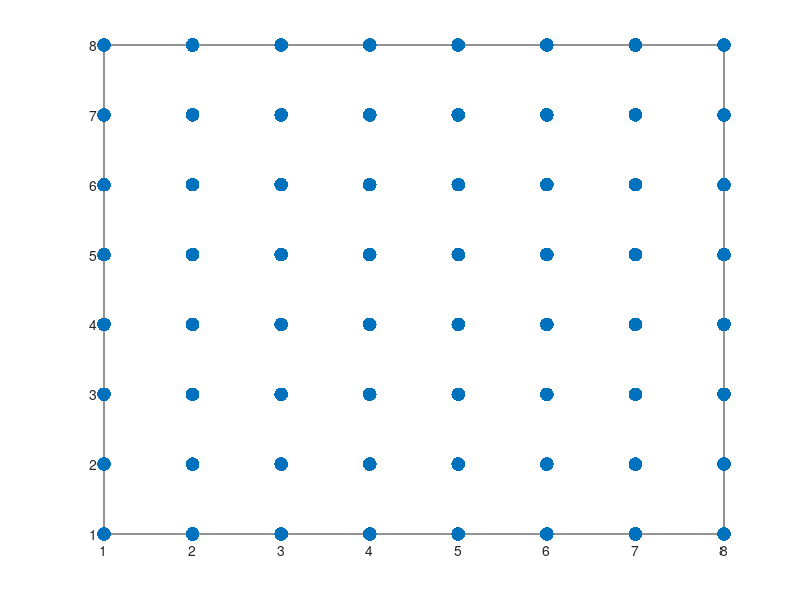

MATLAB code for this plot: (Note: this script raises an error after producing the figure.)
%% N particle, 2D verlet with lennard-jones potential
close all
clear;
NumParticles = 64;
Nx = 8;
Ny = 8;
Nsteps = 1000;
tf = 10; t0 = 0;
r0 = 2; %radius where the lennard jones potential is 0
h = (tf-t0)/Nsteps;
eps = 1e-10;
nFrames = Nsteps/10;
mov(1:nFrames) = struct('cdata', [],...
                        'colormap', []);

%% Force Definition
% Fljx = @(rjk, xj, xk,r0) 1*(12*(r0/rjk)^13 - 6*(r0/rjk)^7)*(xj-xk)/rjk
% Fljy = @(rjk, yj, yk,r0) 1*(12*(r0/rjk)^13 - 6*(r0/rjk)^7)*(yj-yk)/rjk
% %% ====================
%% Plot of the potential


xVec = zeros(1,NumParticles); %% we'll update the positions without storing them
yVec = zeros(1, NumParticles);
counter = 1;
xTrack = zeros(NumParticles,Nsteps); yTrack = zeros(6,Nsteps);
Autocorr = zeros(NumParticles,Nsteps);
for i = 1:8
   
    for j = 1:8
       yVec(counter) = i;
       xVec(counter) = j; 
       
       xTrack(counter,1) = i;
       yTrack(counter,1) = j;
      
       counter = counter+1;
    end
    
end
xinit = xVec; yinit = yVec;
% vxVec = randi([-10 10], NumParticles,1);
% vyVec = randi([-1 1], NumParticles,1);
vxVec = randn(NumParticles,1);
vyVec = randn(NumParticles,1);

%% calculate temperature using rootmean square

vxinit = vxVec; vyinit = vyVec;
figure;
plot(xVec, yVec, '.', 'markersize', 30)
figure;

%% full data structure
x_t = zeros(NumParticles, Nsteps);

%% Simulation Begins
for i = 1:Nsteps-1
    Ax1 = zeros(NumParticles,1);
    Ay1 = zeros(NumParticles,2);
    for j = 1:NumParticles 
       %% first half of the integration step (done for all particles)
       xj = xVec(j); yj = yVec(j);
       
       [ajx, ajy] = interparticleLJForce(xj, yj, xVec, yVec, NumParticles, eps, r0);
       Ax1(j) = ajx; Ay1(j) = ajy;
    end
    xold = xVec; yold = yVec;
    dr = zeros(NumParticles,2);
    track = 1;
    for j = 1:NumParticles
       xVec(j) = xVec(j) + vxVec(j)*h + 1/2*Ax1(j)*h^2;
       yVec(j) = yVec(j) +vyVec(j)*h + 1/2*Ay1(j)*h^2; 
       dr(j,1) = vxVec(j)*h + 1/2*Ax1(j)*h^2; 
       dr(j,2) = vyVec(j)*h + 1/2*Ay1(j)*h^2; 
       
       %% store tracking variables and Extract Autocorrelation
       xTrack(j,i) = xVec(j);
       yTrack(j,i) = yVec(j);
 
       for k = 1:NumParticles
          autoc =  AutoCorrBrownian(xTrack(k,:), yTrack(k,:), i);
          Autocorr(k,i) = autoc;
       end
       
    end
    Ax2 = zeros(NumParticles,1);
    Ay2 = zeros(NumParticles,2);
    for(j= 1:NumParticles)
       %% second half of the step (done for all particles)
       xj = xVec(j); yj = yVec(j);
       
       [ajx2, ajy2] = interparticleLJForce(xj, yj, xVec, yVec, NumParticles, eps, r0);
       Ax2(j) = ajx2; Ay2(j) = ajy2;
       
       
    end
    for j = 1:NumParticles
       vxVec(j) = vxVec(j) + 1/2*(Ax1(j) + Ax2(j))*h;
       vyVec(j) = vyVec(j) + 1/2*(Ay1(j)+ Ay2(j))*h;
       
       %% ENFORCE REFLECTING BC
       [xnew, ynew, vxnew, vynew] = ReflectBC([xold(j), yold(j)], dr(j,:), [vxVec(j), vyVec(j)], Nx, Ny);
       xVec(j) = xnew;
       yVec(j) = ynew;
       vxVec(j) = vxnew;
       vyVec(j) = vynew;
    end    
    
    if(mod(i, 10) == 0)
        asdf = plot(xVec,yVec, '.','markersize', 25)
        xlim([0 8])
        ylim([0 8])
        xlabel('x coordinate')
        ylabel('y coordinate')
        title('MD Lennard-Jones Simulation')
        mov(i/10) = getframe;
        
    end
    x_t(:,i) = xVec;
    i
end


movie2avi(mov, 'Lennard-JonesMD.avi', 'compression', 'None');
figure;
plot(xVec, yVec, 'x')

%% Autocorellation results
k = figure;
for i = 1:5
   plot(xTrack(i, :), yTrack(i,:), '.', 'markersize', 10)
   hold on;
end
xlabel('x coordinate')
ylabel('y coordinate')
title('Trajectories of Several Particles in MD Simulation')
saveas(k, strcat('Trajectories for tf =', num2str(tf)));

Time = 0:h:tf-h;
jf = figure;
plot(Time, Autocorr.')
xlabel('time')
ylabel('Autocorrelation Value')
%% Get Average
avg = zeros(Nsteps,1);
for i = 1:Nsteps
    val = 0;
    for j = 1:NumParticles
       val = val + Autocorr(j,i); 
    end
    val = val/NumParticles;
    avg(i) = val;
end

hold on;
plot(Time, avg, '.-', 'markersize', 10);
title('Autocorrelation Plt for MD of LJ Potential')
saveas(jf, 'Autocorrelation Plt')

